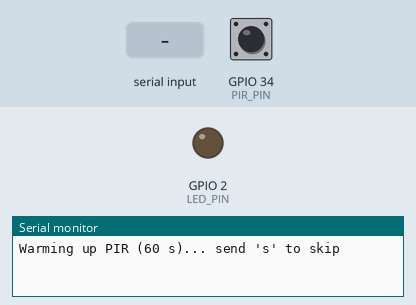
The sketch below on a simulated ESP32. Parts: output pins drawn as LEDs (lit = HIGH), the last lines printed to the serial monitor. The inputs (shaded band) are chosen by the test bench; at power-on: GPIO 34 (PIR_PIN) LOW.

Above: at 0.8 s.
0.9 s: "s" received over Serial
2.4 s: GPIO 34 (PIR_PIN) pulsed HIGH 5 times (0.12 s each, 0.3 s apart)
At 6.8 s:
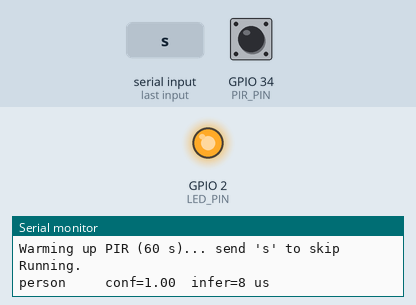
6.9 s: GPIO 34 (PIR_PIN) driven HIGH
At 7.6 s:
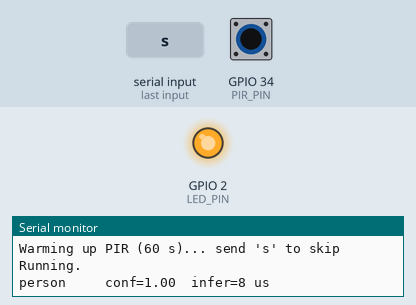
Timing chart, 0 to 9.9 s (numbered marks = the images above; inputs shaded):
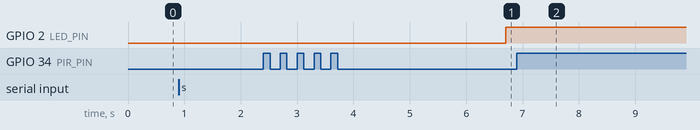

The sketch:

inference.ino
```cpp
// HC-SR501 presence inference on ESP32 (standalone test, weights compiled in).
// Copy pir_inference_engine.h (from export_engine.py) into this folder first.
//
// Samples the PIR at 10 Hz into a 50-sample (5 s) sliding window and runs
// the model once per second. Prints label, confidence and inference time.

#include "pir_inference_engine.h"

#define PIR_PIN    34
#define LED_PIN    2
#define SAMPLES    50
#define SAMPLE_HZ  10
#define INFER_EVERY 10            // run every 10 samples = 1 s
const uint32_t PERIOD_US = 1000000UL / SAMPLE_HZ;
const uint32_t WARMUP_MS = 60000;

uint8_t ring[SAMPLES];
int head = 0;          // next write position
int filled = 0;
int sinceInfer = 0;
uint32_t nextSample;

void setup() {
  Serial.begin(115200);
  pinMode(PIR_PIN, INPUT);
  pinMode(LED_PIN, OUTPUT);
  Serial.println("Warming up PIR (60 s)... send 's' to skip");
  while (millis() < WARMUP_MS) {
    if (Serial.available() && Serial.read() == 's') break;
    delay(10);
  }
  Serial.println("Running.");
  nextSample = micros();
}

void loop() {
  if ((int32_t)(micros() - nextSample) < 0) return;
  nextSample += PERIOD_US;

  ring[head] = digitalRead(PIR_PIN);
  head = (head + 1) % SAMPLES;
  if (filled < SAMPLES) filled++;
  if (filled < SAMPLES || ++sinceInfer < INFER_EVERY) return;
  sinceInfer = 0;

  // Unroll ring buffer oldest -> newest (same order as training data)
  float window[SAMPLES];
  for (int i = 0; i < SAMPLES; i++) window[i] = ring[(head + i) % SAMPLES];

  float scores[PIR_N_OUT];
  uint32_t t0 = micros();
  predict(window, scores);
  uint32_t dt = micros() - t0;

  int best = scores[1] > scores[0] ? 1 : 0;
  digitalWrite(LED_PIN, best == 1);
  Serial.printf("%-9s  conf=%.2f  infer=%lu us\n", PIR_LABELS[best], scores[best], (unsigned long)dt);
}
```

pir_inference_engine.h
```cpp
#pragma once
#include <math.h>
#include <stdint.h>

// Auto-generated PIR presence engine: Flatten -> Dense(50->2) -> Softmax
// Weights stored as INT8 (symmetric per-tensor), bias as float32.
// Input: 50 raw PIR samples (0/1) @ 10 Hz. No normalization.

#define PIR_N_IN  50
#define PIR_N_OUT 2
const float DENSE_W_SCALE = 0.0193618815f;
const int8_t DENSE_W_Q[100] = {-52, 44, -64, 56, -81, 60, -24, 52, -10, 35, -25, 4, -36, 20, -13, 32, -2, 11, -26, 15, -12, 15, -26, 17, -10, 30, -33, 6, -30, 28, -28, 38, -31, 39, -10, 22, -13, 27, -9, 34, -7, 28, -9, 8, -22, 37, -35, 36, -32, 4, -18, 41, -13, 18, -22, 10, -30, 12, -10, 35, -19, 35, -8, 37, -22, 39, -26, 32, -22, 28, -23, 33, -24, 16, -40, 35, -17, 22, -18, 38, -24, 4, -26, 27, -25, 7, -17, 17, -11, 31, -14, 30, -35, 25, -7, 34, -58, 78, -127, 121};
const float DENSE_B[2] = {1.690141f, -1.690141f};

const char* PIR_LABELS[PIR_N_OUT] = {"no_person", "person"};

void softmax(float* x, int n) {
  float m = x[0];
  for (int i = 1; i < n; i++) if (x[i] > m) m = x[i];
  float s = 0;
  for (int i = 0; i < n; i++) { x[i] = expf(x[i] - m); s += x[i]; }
  for (int i = 0; i < n; i++) x[i] /= s;
}

// Dense with INT8 weights: out[o] = b[o] + scale * sum_i in[i] * w_q[i][o]
void dense_int8(const float* in, int n_in, const int8_t* w_q, float w_scale,
                const float* bias, float* out, int n_out) {
  for (int o = 0; o < n_out; o++) {
    float acc = 0;
    for (int i = 0; i < n_in; i++) acc += in[i] * (float)w_q[i * n_out + o];
    out[o] = bias[o] + w_scale * acc;
  }
}

// input: float[50] of 0/1 samples (Flatten is a no-op on a 1-channel window)
void predict(const float* input, float* scores) {
  dense_int8(input, PIR_N_IN, DENSE_W_Q, DENSE_W_SCALE, DENSE_B, scores, PIR_N_OUT);
  softmax(scores, PIR_N_OUT);
}
```

Measured:
- after the input at 2.4 s, GPIO 2 (LED_PIN): LOW → HIGH after 4.3 s
- after the input at 6.9 s, GPIO 2 (LED_PIN): stays HIGH (without the input it goes to LOW after 1.8 s)
